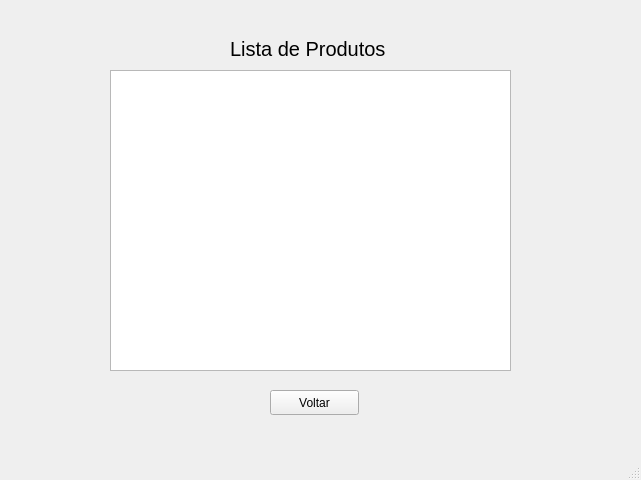
<?xml version="1.0" encoding="UTF-8"?>
<ui version="4.0">
 <class>MainWindow</class>
 <widget class="QMainWindow" name="MainWindow">
  <property name="geometry">
   <rect>
    <x>0</x>
    <y>0</y>
    <width>641</width>
    <height>480</height>
   </rect>
  </property>
  <property name="windowTitle">
   <string>MainWindow</string>
  </property>
  <widget class="QWidget" name="centralwidget">
   <widget class="QListWidget" name="listWidget">
    <property name="geometry">
     <rect>
      <x>110</x>
      <y>70</y>
      <width>401</width>
      <height>301</height>
     </rect>
    </property>
   </widget>
   <widget class="QLabel" name="label">
    <property name="geometry">
     <rect>
      <x>230</x>
      <y>40</y>
      <width>161</width>
      <height>17</height>
     </rect>
    </property>
    <property name="font">
     <font>
      <pointsize>15</pointsize>
     </font>
    </property>
    <property name="text">
     <string>Lista de Produtos</string>
    </property>
   </widget>
   <widget class="QPushButton" name="btnVoltar">
    <property name="geometry">
     <rect>
      <x>270</x>
      <y>390</y>
      <width>89</width>
      <height>25</height>
     </rect>
    </property>
    <property name="text">
     <string>Voltar</string>
    </property>
   </widget>
  </widget>
  <widget class="QStatusBar" name="statusbar"/>
 </widget>
 <resources/>
 <connections/>
</ui>
